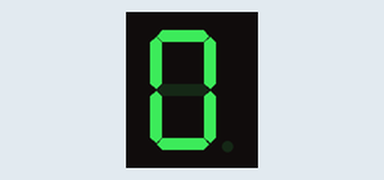
Simulated run of this sketch. Board: Arduino Uno, built with avr-gcc and run on an emulated ATmega328P. Shown: 1-digit seven-segment display. Wiring (inferred from the names in the program): 1-digit 7-segment display, segments lit when HIGH: segments pin 2, pin 3, pin 4, pin 5, pin 6, pin 7, pin 8. The segment pins are drawn as the display they are named for.

Above: at 0.1 s.
At 1.1 s:
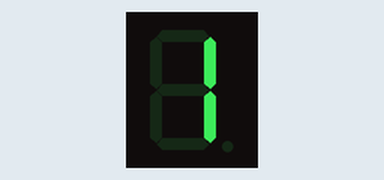
At 2.1 s:
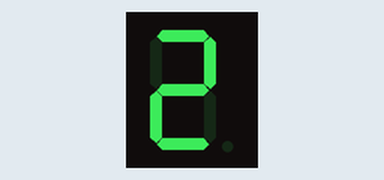
At 3.1 s:
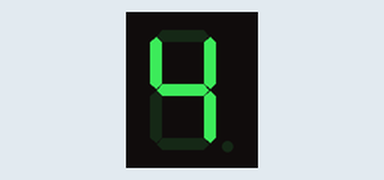
At 6.1 s:
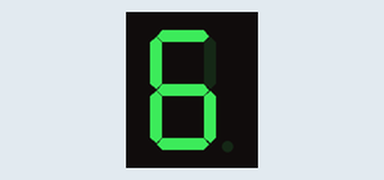
At 9.1 s:
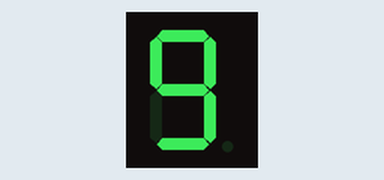

Measured:
- by itself, everything shown: repeats every 10.0 s, in 9 steps
- what the display in image 1 shows lasts 1.0 s, from 1.0 s to 2.0 s
- what the display in image 3 shows lasts 2.0 s, from 3.0 s to 5.0 s

The sketch:

Project01.ino
```cpp
unsigned const int A = 2;
unsigned const int B = 3;
unsigned const int C = 4;
unsigned const int D = 5;
unsigned const int E = 6;
unsigned const int F = 7;
unsigned const int G = 8;


void setup(void)
{
  pinMode(A, OUTPUT);
  pinMode(B, OUTPUT);
  pinMode(C, OUTPUT);
  pinMode(D, OUTPUT);
  pinMode(E, OUTPUT);
  pinMode(F, OUTPUT);
  pinMode(G, OUTPUT);

}

void display(int num)
{
  switch(num)
  {
case 0: {
  digitalWrite(A, HIGH);
  digitalWrite(B, HIGH);
  digitalWrite(C, HIGH);
  digitalWrite(D, HIGH);
  digitalWrite(E, HIGH);
  digitalWrite(F, HIGH);
  digitalWrite(G, LOW);
  break;
}

case 1: {
  digitalWrite(A, LOW);
  digitalWrite(B, HIGH);
  digitalWrite(C, HIGH);
  digitalWrite(D, LOW);
  digitalWrite(E, LOW);
  digitalWrite(F, LOW);
  digitalWrite(G, LOW);
  break;

}

case 2: {
  digitalWrite(A, HIGH);
  digitalWrite(B, HIGH);
  digitalWrite(C, LOW);
  digitalWrite(D, HIGH);
  digitalWrite(E, HIGH);
  digitalWrite(F, LOW);
  digitalWrite(G, HIGH);
	break;
}

case 3: {
  digitalWrite(A, HIGH);
  digitalWrite(B, HIGH);
  digitalWrite(C, HIGH);
  digitalWrite(D, HIGH);
  digitalWrite(E, LOW);
  digitalWrite(F, LOW);
  digitalWrite(G, HIGH);

}

case 4: {
  digitalWrite(A, LOW);
  digitalWrite(B, HIGH);
  digitalWrite(C, HIGH);
  digitalWrite(D, LOW);
  digitalWrite(E, LOW);
  digitalWrite(F, HIGH);
  digitalWrite(G, HIGH);
  break;

}

case 5: {
  digitalWrite(A, HIGH);
  digitalWrite(B, LOW);
  digitalWrite(C, HIGH);
  digitalWrite(D, HIGH);
  digitalWrite(E, LOW);
  digitalWrite(F, HIGH);
  digitalWrite(G, HIGH);
  break;

}

case 6: {
  digitalWrite(A, HIGH);
  digitalWrite(B, LOW);
  digitalWrite(C, HIGH);
  digitalWrite(D, HIGH);
  digitalWrite(E, HIGH);
  digitalWrite(F, HIGH);
  digitalWrite(G, HIGH);
  break;

}

case 7: {
  digitalWrite(A, HIGH);
  digitalWrite(B, HIGH);
  digitalWrite(C, HIGH);
  digitalWrite(D, LOW);
  digitalWrite(E, LOW);
  digitalWrite(F, LOW);
  digitalWrite(G, LOW);
  break;

}

case 8: {
  digitalWrite(A, HIGH);
  digitalWrite(B, HIGH);
  digitalWrite(C, HIGH);
  digitalWrite(D, HIGH);
  digitalWrite(E, HIGH);
  digitalWrite(F, HIGH);
  digitalWrite(G, HIGH);
  break;

}

case 9: {
  digitalWrite(A, HIGH);
  digitalWrite(B, HIGH);
  digitalWrite(C, HIGH);
  digitalWrite(D, HIGH);
  digitalWrite(E, LOW);
  digitalWrite(F, HIGH);
  digitalWrite(G, HIGH);
  break;
}

}
}

// Start
void loop(void)
{
   for(int i = 0; i<=9; i++)
  {
    display(i);
    delay(1000);
  }
}
```

Project00.c
```cpp
#include <stdio.h>
float sine, cosine, tangent; // for output answers
float siner, cosiner; // for radian input
float sinet, cosinet, tangentt, tangenttt; // for tangent radian
char a, c; // for switch-case statement

int main(void) {
  sine = 0.0;
  cosine = 0.0;
  tangent = 0.0; //functions declared 0.0 for if statement

  printf("Trigonometry functions available\n");
  printf("1. sine in radian\n");
  printf("2. cosine in radian\n");
  printf("3. tangent in radian(sine & cosine)\n");
  printf("0. Exit\n");
  printf("Choose function (in number): ");
  scanf("%c", &c);

  switch (c) // switch statement that interacts with char c
  {
    case '1':
    printf("Enter value for sine: "); // case 1 is to calculate sin value in radian
    scanf("%f", &siner);

    sine = siner - ((siner*siner*siner)/(3*2*1)) + ((siner*siner*siner*siner*siner)/(5*4*3*2*1)) - ((siner*siner*siner*siner*siner*siner*siner)/(7*6*5*4*3*2*1));
    //Mclaurin series for sine function

    if (siner != 0) { // will print if input is detected for sine
      printf("Sine(%.2f) = %.4f", siner, sine);
      break;
    } else if (scanf("%f", &siner) != 1) { // if the input is not a float value it will terminate the program
      printf("Unable to compute, Invalid input: 40");//invalid num = error in which line
      break;
    }
    break;

    case '2':
    printf("Enter value for cosine: "); // case 2 is to calcualte cosine value in radian
    scanf("%f", &cosiner);

    cosine = 1 - ((cosiner*cosiner)/(2*1)) + ((cosiner*cosiner*cosiner*cosiner)/(4*3*2*1)) - ((cosiner*cosiner*cosiner*cosiner*cosiner*cosiner)/(6*5*4*3*2*1)) + ((cosiner*cosiner*cosiner*cosiner*cosiner*cosiner*cosiner*cosiner)/(8*7*6*5*4*3*2*1)) - ((cosiner*cosiner*cosiner*cosiner*cosiner*cosiner*cosiner*cosiner*cosiner*cosiner)/(10*9*8*7*6*5*4*3*2*1));
    //Mclaurin series for cosine function

    if (cosiner != 0) { // prints only if input detected for cosine
    printf("Cosine(%.2f) = %f", cosiner, cosine);
    break;
    } else if (scanf("%f", &cosiner) != 1) { // non float value detected will terminate the program
      printf("Unable to compute, Invalid input: 56");//invalid num = error in which line
      break;
    }
    break;

    case '3':
    printf("Enter value for sine: ");
    scanf("%f", &sinet);
    printf("Enter value for cosine: ");
    scanf("%f", &cosinet);

    sine = sinet - ((sinet*sinet*sinet)/(3*2*1)) + ((sinet*sinet*sinet*sinet*sinet)/(5*4*3*2*1)) - ((sinet*sinet*sinet*sinet*sinet*sinet*sinet)/(7*6*5*4*3*2*1));
    //Mclaurin series for sine value

    cosine = 1 - ((cosinet*cosinet)/(2*1)) + ((cosinet*cosinet*cosinet*cosinet)/(4*3*2*1)) - ((cosinet*cosinet*cosinet*cosinet*cosinet*cosinet)/(6*5*4*3*2*1)) + ((cosinet*cosinet*cosinet*cosinet*cosinet*cosinet*cosinet*cosinet)/(8*7*6*5*4*3*2*1)) - ((cosinet*cosinet*cosinet*cosinet*cosinet*cosinet*cosinet*cosinet*cosinet*cosinet)/(10*9*8*7*6*5*4*3*2*1));
    //Mclaurin series for cosine value

    tangentt = sine/cosine;

    tangenttt = tangentt + (((2*(tangentt*tangentt*tangentt)))/6) +  + ((16*(tangentt*tangentt*tangentt*tangentt*tangentt))/120) + ((272*(tangentt*tangentt*tangentt*tangentt*tangentt*tangentt*tangentt))/5040);

    if (siner != 0 || cosinet != 0) { // detects input for cosinet and sinet and computes into tangent in radian
    printf("Tangent in radian = %.4f", tangenttt);
    break;
    } else if (scanf("%f", &sinet) != 1 || scanf("%f", &cosinet) != 1) { // breaks if either is true
      printf("\nUnable to compute, Invalid input: 80\n"); //invalid num = error in which line
      break;
    }
    break;

    case 'e':
    a = 1;
    break;
    default:
    printf("Program terminated\n");
    break;
  } // program will terminate in case if user inputs is non integer or more than 4.
  return 0;
}
```
